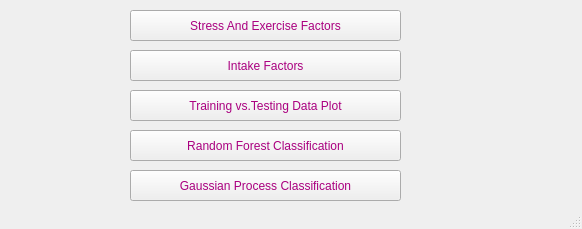
<?xml version="1.0" encoding="UTF-8"?>
<ui version="4.0">
 <class>MainWindow</class>
 <widget class="QMainWindow" name="MainWindow">
  <property name="geometry">
   <rect>
    <x>0</x>
    <y>0</y>
    <width>582</width>
    <height>229</height>
   </rect>
  </property>
  <property name="windowTitle">
   <string>Assessing Sleep Quality Using ecological momentary assessments</string>
  </property>
  <property name="styleSheet">
   <string notr="true">font: 75 10pt &quot;MS Shell Dlg 2&quot;;
color: rgb(170, 0, 127);</string>
  </property>
  <widget class="QWidget" name="centralwidget">
   <widget class="QPushButton" name="pushButton">
    <property name="geometry">
     <rect>
      <x>130</x>
      <y>50</y>
      <width>271</width>
      <height>31</height>
     </rect>
    </property>
    <property name="text">
     <string>Intake Factors</string>
    </property>
   </widget>
   <widget class="QPushButton" name="pushButton_2">
    <property name="geometry">
     <rect>
      <x>130</x>
      <y>130</y>
      <width>271</width>
      <height>31</height>
     </rect>
    </property>
    <property name="text">
     <string>Random Forest Classification</string>
    </property>
   </widget>
   <widget class="QPushButton" name="pushButton_3">
    <property name="geometry">
     <rect>
      <x>130</x>
      <y>170</y>
      <width>271</width>
      <height>31</height>
     </rect>
    </property>
    <property name="text">
     <string>Gaussian Process Classification</string>
    </property>
   </widget>
   <widget class="QPushButton" name="pushButton_4">
    <property name="geometry">
     <rect>
      <x>130</x>
      <y>90</y>
      <width>271</width>
      <height>31</height>
     </rect>
    </property>
    <property name="text">
     <string>Training vs.Testing Data Plot</string>
    </property>
   </widget>
   <widget class="QPushButton" name="pushButton_5">
    <property name="geometry">
     <rect>
      <x>130</x>
      <y>10</y>
      <width>271</width>
      <height>31</height>
     </rect>
    </property>
    <property name="text">
     <string>Stress And Exercise Factors</string>
    </property>
   </widget>
  </widget>
  <widget class="QStatusBar" name="statusbar"/>
 </widget>
 <resources/>
 <connections/>
</ui>
